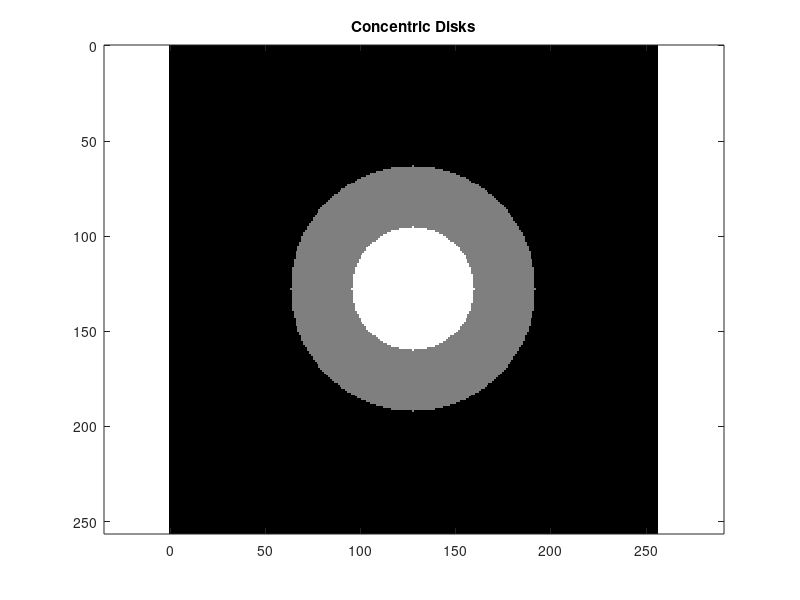

Reproduce this figure in MATLAB.

 x=1:256; y=x; % useful for mesh plotting purposes
 A=zeros(256);
 B=zeros(256);

 %Define each circle as the x and y positions squares that are less than the radius of the circle squared. (I had to look up how to calculate this) then equate the circle to the grayscale color wanted. 
 
%Create the 256x256 grid that will make up the image
[columns, rows] = meshgrid(1 : 256, 1 : 256);
%designate the middle of the square, this is where the circle's middle will
%be.
middle = 128;

%These are the actual funcitons that produce the circles form the
%parameters. Note that "A" is the small white circle, who's radius is 32
%pixels and set to color 255 (white). "B" is the large circle of radius 64
%set to color 128 (mid-point between black and white). Define each circle 
%as the x and y positions squares that are less than the radius of the circle squared.
%(I had to look up how to calculate this) then equate the circle to the grayscale color wanted. 

 A(power((rows - middle),2)+power((columns - middle),2)<= power(32,2))=255;
 B(power((rows - middle),2)+power((columns - middle),2)<= power(64,2))=128;
 %Combine the two 
 S=A+B; 
 
figure(1)
image([0 256],[0 256],S)%compile the image
axis ij  % put 0,0 in UL corner
axis equal
axis tight
colormap(gray(256)) % a 256 level (8-bit) grayscale
title('Concentric Disks')